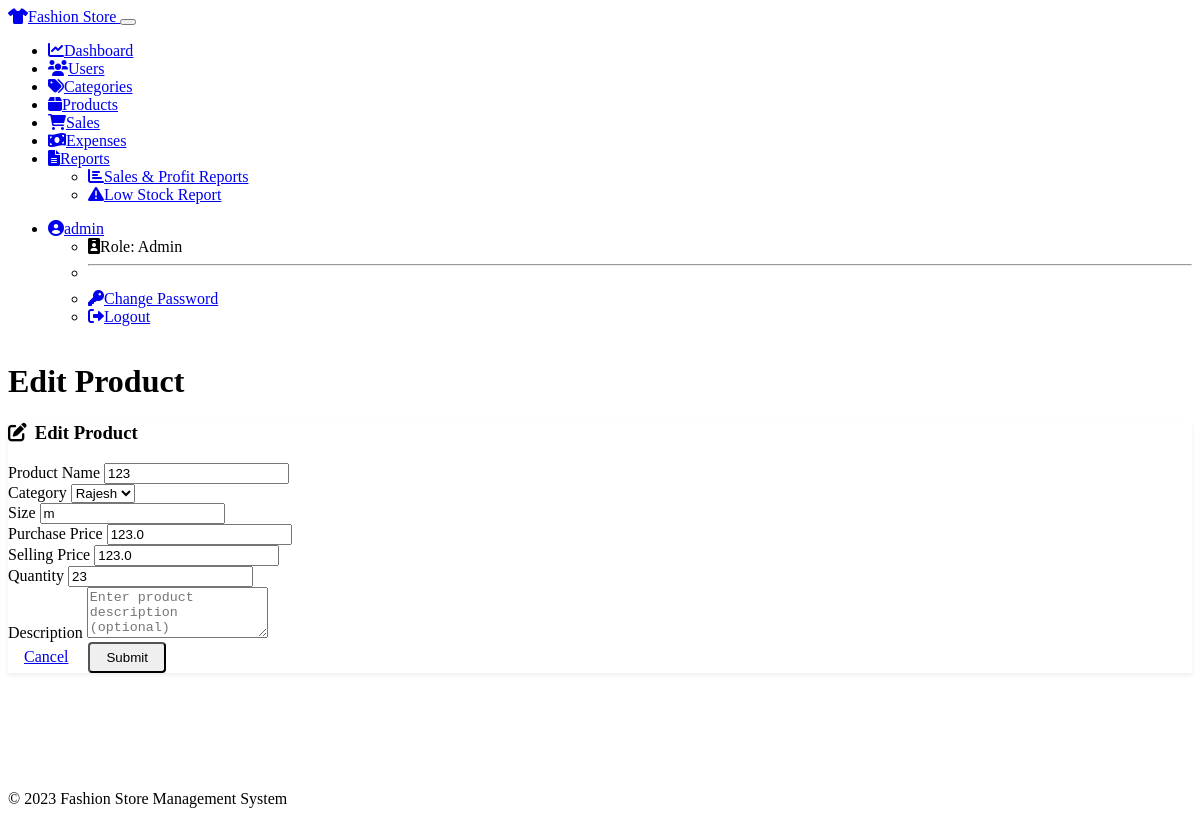
Screenshot of /products/edit/1 (signed in) with the database file from the repository.
### models.py (models this page shows, shortened)
class User(UserMixin, db.Model):
    id = db.Column(db.Integer, primary_key=True)
    username = db.Column(db.String(64), unique=True, nullable=False)
    email = db.Column(db.String(120), unique=True, nullable=False)
    password_hash = db.Column(db.String(256), nullable=False)
    role = db.Column(db.String(20), nullable=False, default='staff')  # admin, manager, staff
    created_at = db.Column(db.DateTime, default=datetime.now)
    updated_at = db.Column(db.DateTime, default=datetime.now, onupdate=datetime.now)

class Product(db.Model):
    id = db.Column(db.Integer, primary_key=True)
    name = db.Column(db.String(100), nullable=False)
    category_id = db.Column(db.Integer, db.ForeignKey('category.id'), nullable=False)
    size = db.Column(db.String(20), nullable=False)
    quantity = db.Column(db.Integer, nullable=False, default=0)
    purchase_price = db.Column(db.Float, nullable=False)
    selling_price = db.Column(db.Float, nullable=False)
    description = db.Column(db.Text)
    created_at = db.Column(db.DateTime, default=datetime.now)
    updated_at = db.Column(db.DateTime, default=datetime.now, onupdate=datetime.now)
    sale_items = db.relationship('SaleItem', backref='product', lazy=True)

### routes.py (the view, shortened to what this page needs)
@app.route('/products/edit/<int:product_id>', methods=['GET', 'POST'])
@login_required
@role_required('admin', 'manager')
def edit_product(product_id):
    product = Product.query.get_or_404(product_id)
    form = ProductForm(obj=product)
    return render_template('products.html', form=form, product=product, edit_mode=True, title='Edit Product')

### forms.py
class ProductForm(FlaskForm):
    name = StringField('Product Name', validators=[DataRequired()])
    category_id = SelectField('Category', coerce=int, validators=[DataRequired()])
    size = StringField('Size', validators=[DataRequired()])
    quantity = IntegerField('Quantity', validators=[DataRequired(), NumberRange(min=0)])
    purchase_price = FloatField('Purchase Price', validators=[DataRequired(), NumberRange(min=0)])
    selling_price = FloatField('Selling Price', validators=[DataRequired(), NumberRange(min=0)])
    description = TextAreaField('Description', validators=[Optional()])
    submit = SubmitField('Submit')
    def __init__(self, *args, **kwargs):
        super(ProductForm, self).__init__(*args, **kwargs)
        self.category_id.choices = [(c.id, c.name) for c in Category.query.order_by('name')]

### models.py (called while the page is built)
@login_manager.user_loader
def load_user(user_id):
    return User.query.get(int(user_id))

### routes.py (called while the page is built)
def role_required(*roles):
    def decorator(f):
        @wraps(f)
        def decorated_function(*args, **kwargs):
            if not current_user.is_authenticated or current_user.role not in roles:
                flash('You do not have permission to access this page.', 'danger')
                return redirect(url_for('dashboard'))
            return f(*args, **kwargs)
        return decorated_function
    return decorator

### templates/products.html (shortened to what this page needs)
{% extends "base.html" %}
{% block content %}
{% if form %}
    <div class="row justify-content-center">
        <div class="col-md-8">
            <div class="card shadow">
                <div class="card-header bg-primary text-white">
                    <h3>
                        {% if edit_mode %}
                            <i class="fas fa-edit me-2"></i>Edit Product
                        {% else %}
                            <i class="fas fa-plus-circle me-2"></i>Add New Product
                        {% endif %}
                    </h3>
                </div>
                <div class="card-body p-4">
                    <form method="POST" action="{{ url_for('edit_product', product_id=product.id) if edit_mode else url_for('add_product') }}">
                        <div class="row">
                            <div class="col-md-6 mb-3">
                                <label for="name" class="form-label">{{ form.name.label }}</label>
                                {{ form.name(class="form-control", placeholder="Enter product name") }}
                            </div>
                            <div class="col-md-6 mb-3">
                                <label for="category_id" class="form-label">{{ form.category_id.label }}</label>
                                {{ form.category_id(class="form-select") }}
                            </div>
                        </div>
                        <div class="row">
                            <div class="col-md-4 mb-3">
                                <label for="size" class="form-label">{{ form.size.label }}</label>
                                {{ form.size(class="form-control", placeholder="S, M, L, XL, etc.") }}
                            </div>
                            <div class="col-md-4 mb-3">
                                <label for="purchase_price" class="form-label">{{ form.purchase_price.label }}</label>
                                {{ form.purchase_price(class="form-control", placeholder="0.00") }}
                            </div>
                            <div class="col-md-4 mb-3">
                                <label for="selling_price" class="form-label">{{ form.selling_price.label }}</label>
                                {{ form.selling_price(class="form-control", placeholder="0.00") }}
                            </div>
                        </div>
                        <div class="mb-3">
                            <label for="quantity" class="form-label">{{ form.quantity.label }}</label>
                            {{ form.quantity(class="form-control", placeholder="Quantity in stock") }}
                        </div>
                        <div class="mb-3">
                            <label for="description" class="form-label">{{ form.description.label }}</label>
                            {{ form.description(class="form-control", rows=3, placeholder="Enter product description (optional)") }}
                        </div>
                        <div class="d-grid gap-2 d-md-flex justify-content-md-end mt-4">
                            <a href="{{ url_for('product_list') }}" class="btn btn-secondary me-md-2">Cancel</a>
                            {{ form.submit(class="btn btn-primary") }}
                        </div>
                    </form>
                </div>
            </div>
        </div>
    </div>
{% endif %}
{% endblock %}

### templates/base.html (shortened to what this page needs)
<!DOCTYPE html>
<html lang="en" data-bs-theme="dark">
<head>
    <link rel="stylesheet" href="https://cdn.replit.com/agent/bootstrap-agent-dark-theme.min.css">
    <link rel="stylesheet" href="https://cdnjs.cloudflare.com/ajax/libs/font-awesome/6.0.0/css/all.min.css">
    <link rel="stylesheet" href="{{ url_for('static', filename='css/style.css') }}">
</head>
<body>
    <nav class="navbar navbar-expand-lg navbar-dark bg-dark mb-4">
        <div class="container-fluid">
            <a class="navbar-brand" href="{{ url_for('dashboard') if current_user.is_authenticated else url_for('login') }}">
                <i class="fas fa-tshirt me-2"></i>Fashion Store
            </a>
            <button class="navbar-toggler" type="button" data-bs-toggle="collapse" data-bs-target="#navbarNav" aria-controls="navbarNav" aria-expanded="false" aria-label="Toggle navigation">
            </button>
            <div class="collapse navbar-collapse" id="navbarNav">
                {% if current_user.is_authenticated %}
                <ul class="navbar-nav me-auto mb-2 mb-lg-0">
                    <li class="nav-item">
                        <a class="nav-link {% if request.endpoint == 'dashboard' %}active{% endif %}" href="{{ url_for('dashboard') }}">
                            <i class="fas fa-chart-line me-1"></i>Dashboard
                        </a>
                    </li>
                    {% if current_user.role == 'admin' %}
                    <li class="nav-item">
                        <a class="nav-link {% if request.endpoint == 'user_list' %}active{% endif %}" href="{{ url_for('user_list') }}">
                            <i class="fas fa-users me-1"></i>Users
                        </a>
                    </li>
                    {% endif %}
                    <li class="nav-item">
                        <a class="nav-link {% if request.endpoint == 'category_list' %}active{% endif %}" href="{{ url_for('category_list') }}">
                            <i class="fas fa-tags me-1"></i>Categories
                        </a>
                    </li>
                    <li class="nav-item">
                        <a class="nav-link {% if request.endpoint == 'product_list' %}active{% endif %}" href="{{ url_for('product_list') }}">
                            <i class="fas fa-box me-1"></i>Products
                        </a>
                    </li>
                    <li class="nav-item">
                        <a class="nav-link {% if request.endpoint == 'sale_list' %}active{% endif %}" href="{{ url_for('sale_list') }}">
                            <i class="fas fa-shopping-cart me-1"></i>Sales
                        </a>
                    </li>
                    {% if current_user.role in ['admin', 'manager'] %}
                    <li class="nav-item">
                        <a class="nav-link {% if request.endpoint == 'expense_list' %}active{% endif %}" href="{{ url_for('expense_list') }}">
                            <i class="fas fa-money-bill-wave me-1"></i>Expenses
                        </a>
                    </li>
                    {% endif %}
                    <li class="nav-item dropdown">
                        <a class="nav-link dropdown-toggle {% if request.endpoint in ['reports', 'low_stock'] %}active{% endif %}" href="#" id="reportsDropdown" role="button" data-bs-toggle="dropdown" aria-expanded="false">
                            <i class="fas fa-file-alt me-1"></i>Reports
                        </a>
                        <ul class="dropdown-menu" aria-labelledby="reportsDropdown">
                            <li>
                                <a class="dropdown-item" href="{{ url_for('reports') }}">
                                    <i class="fas fa-chart-bar me-1"></i>Sales & Profit Reports
                                </a>
                            </li>
                            <li>
                                <a class="dropdown-item" href="{{ url_for('low_stock') }}">
                                    <i class="fas fa-exclamation-triangle me-1"></i>Low Stock Report
                                </a>
                            </li>
                        </ul>
                    </li>
                </ul>
                <ul class="navbar-nav">
                    <li class="nav-item dropdown">
                        <a class="nav-link dropdown-toggle" href="#" id="userDropdown" role="button" data-bs-toggle="dropdown" aria-expanded="false">
                            <i class="fas fa-user-circle me-1"></i>{{ current_user.username }}
                        </a>
                        <ul class="dropdown-menu dropdown-menu-end" aria-labelledby="userDropdown">
                            <li>
                                <span class="dropdown-item-text text-muted">
                                    <i class="fas fa-id-badge me-1"></i>Role: {{ current_user.role | capitalize }}
                                </span>
                            </li>
                            <li><hr class="dropdown-divider"></li>
                            <li>
                                <a class="dropdown-item" href="{{ url_for('change_password') }}">
                                    <i class="fas fa-key me-1"></i>Change Password
                                </a>
                            </li>
                            <li>
                                <a class="dropdown-item" href="{{ url_for('logout') }}">
                                    <i class="fas fa-sign-out-alt me-1"></i>Logout
                                </a>
                            </li>
                        </ul>
                    </li>
                </ul>
                {% endif %}
            </div>
        </div>
    </nav>
    <div class="container">
        {% if title %}
            <h1 class="mb-4">{{ title }}</h1>
        {% endif %}
        {% block content %}{% endblock %}
    </div>
    <footer class="footer mt-5 py-3 bg-dark">
        <div class="container text-center">
            <span class="text-muted">© 2023 Fashion Store Management System</span>
        </div>
    </footer>
</body>
</html>

### static/css/style.css (style rules this page uses)
body { min-height: 100vh; display: flex; flex-direction: column; }
.footer { margin-top: auto; }
.card { transition: transform 0.2s ease; margin-bottom: 1.5rem; border: none; box-shadow: 0 0.125rem 0.25rem rgba(0, 0, 0, 0.075); }
.card-header i { margin-right: 8px; }
.form-label { font-weight: 500; }
.btn { border-radius: 0.25rem; padding: 0.375rem 1rem; }

### rows the page displays
User: username "admin", role "Admin"
Product: name "123", category_id "Rajesh", size "m", purchase_price "123.0", selling_price "123.0", quantity "23"

### other values shown
{{ title }} "Edit Product"
